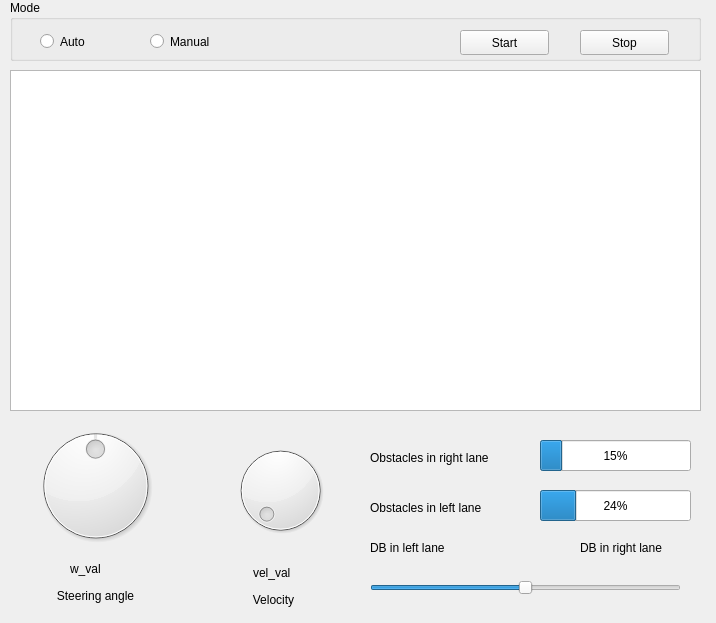
<?xml version="1.0" encoding="UTF-8"?>
<ui version="4.0">
 <class>Widget</class>
 <widget class="QWidget" name="Widget">
  <property name="geometry">
   <rect>
    <x>0</x>
    <y>0</y>
    <width>716</width>
    <height>623</height>
   </rect>
  </property>
  <property name="windowTitle">
   <string>Widget</string>
  </property>
  <widget class="QLabel" name="label_2">
   <property name="geometry">
    <rect>
     <x>213</x>
     <y>584</y>
     <width>121</width>
     <height>31</height>
    </rect>
   </property>
   <property name="text">
    <string>Velocity</string>
   </property>
   <property name="alignment">
    <set>Qt::AlignCenter</set>
   </property>
  </widget>
  <widget class="QLabel" name="label_5">
   <property name="geometry">
    <rect>
     <x>253</x>
     <y>564</y>
     <width>67</width>
     <height>17</height>
    </rect>
   </property>
   <property name="text">
    <string>vel_val</string>
   </property>
  </widget>
  <widget class="QLabel" name="label_3">
   <property name="geometry">
    <rect>
     <x>213</x>
     <y>424</y>
     <width>171</width>
     <height>141</height>
    </rect>
   </property>
   <property name="text">
    <string/>
   </property>
   <property name="pixmap">
    <pixmap resource="resources.qrc">:/new/prefix1/speed_meter.svg.png</pixmap>
   </property>
  </widget>
  <widget class="QLabel" name="label">
   <property name="geometry">
    <rect>
     <x>40</x>
     <y>580</y>
     <width>111</width>
     <height>31</height>
    </rect>
   </property>
   <property name="text">
    <string>Steering angle</string>
   </property>
   <property name="alignment">
    <set>Qt::AlignCenter</set>
   </property>
  </widget>
  <widget class="QDial" name="dial_2">
   <property name="geometry">
    <rect>
     <x>190</x>
     <y>440</y>
     <width>181</width>
     <height>101</height>
    </rect>
   </property>
   <property name="focusPolicy">
    <enum>Qt::WheelFocus</enum>
   </property>
   <property name="autoFillBackground">
    <bool>false</bool>
   </property>
   <property name="styleSheet">
    <string notr="true">background-image: url(:/new/prefix1/path7914-7.png);
color: rgb(138, 226, 52);</string>
   </property>
   <property name="maximum">
    <number>64</number>
   </property>
   <property name="invertedAppearance">
    <bool>false</bool>
   </property>
   <property name="invertedControls">
    <bool>false</bool>
   </property>
  </widget>
  <widget class="QGraphicsView" name="graphicsView">
   <property name="geometry">
    <rect>
     <x>10</x>
     <y>70</y>
     <width>691</width>
     <height>341</height>
    </rect>
   </property>
  </widget>
  <widget class="QLabel" name="label_4">
   <property name="geometry">
    <rect>
     <x>70</x>
     <y>560</y>
     <width>67</width>
     <height>17</height>
    </rect>
   </property>
   <property name="text">
    <string>w_val</string>
   </property>
  </widget>
  <widget class="QGroupBox" name="groupBox">
   <property name="geometry">
    <rect>
     <x>10</x>
     <y>0</y>
     <width>691</width>
     <height>61</height>
    </rect>
   </property>
   <property name="title">
    <string>Mode</string>
   </property>
   <widget class="QRadioButton" name="radioButton">
    <property name="geometry">
     <rect>
      <x>30</x>
      <y>30</y>
      <width>112</width>
      <height>23</height>
     </rect>
    </property>
    <property name="text">
     <string>Auto</string>
    </property>
   </widget>
   <widget class="QRadioButton" name="radioButton_2">
    <property name="geometry">
     <rect>
      <x>140</x>
      <y>30</y>
      <width>112</width>
      <height>23</height>
     </rect>
    </property>
    <property name="text">
     <string>Manual</string>
    </property>
   </widget>
   <widget class="QPushButton" name="pushButton">
    <property name="geometry">
     <rect>
      <x>570</x>
      <y>30</y>
      <width>89</width>
      <height>25</height>
     </rect>
    </property>
    <property name="text">
     <string>Stop</string>
    </property>
   </widget>
   <widget class="QPushButton" name="pushButton_2">
    <property name="geometry">
     <rect>
      <x>450</x>
      <y>30</y>
      <width>89</width>
      <height>25</height>
     </rect>
    </property>
    <property name="text">
     <string>Start</string>
    </property>
   </widget>
  </widget>
  <widget class="QDial" name="dial">
   <property name="geometry">
    <rect>
     <x>20</x>
     <y>420</y>
     <width>151</width>
     <height>131</height>
    </rect>
   </property>
   <property name="styleSheet">
    <string notr="true"/>
   </property>
   <property name="minimum">
    <number>-10</number>
   </property>
   <property name="maximum">
    <number>10</number>
   </property>
   <property name="orientation">
    <enum>Qt::Horizontal</enum>
   </property>
  </widget>
  <widget class="QProgressBar" name="progressBar">
   <property name="geometry">
    <rect>
     <x>540</x>
     <y>440</y>
     <width>151</width>
     <height>31</height>
    </rect>
   </property>
   <property name="layoutDirection">
    <enum>Qt::LeftToRight</enum>
   </property>
   <property name="value">
    <number>15</number>
   </property>
   <property name="textVisible">
    <bool>true</bool>
   </property>
   <property name="orientation">
    <enum>Qt::Horizontal</enum>
   </property>
   <property name="invertedAppearance">
    <bool>false</bool>
   </property>
   <property name="textDirection">
    <enum>QProgressBar::TopToBottom</enum>
   </property>
   <property name="format">
    <string>%p%</string>
   </property>
  </widget>
  <widget class="QLabel" name="label_6">
   <property name="geometry">
    <rect>
     <x>370</x>
     <y>450</y>
     <width>161</width>
     <height>16</height>
    </rect>
   </property>
   <property name="text">
    <string>Obstacles in right lane</string>
   </property>
  </widget>
  <widget class="QLabel" name="label_7">
   <property name="geometry">
    <rect>
     <x>370</x>
     <y>500</y>
     <width>161</width>
     <height>16</height>
    </rect>
   </property>
   <property name="text">
    <string>Obstacles in left lane</string>
   </property>
  </widget>
  <widget class="QProgressBar" name="progressBar_2">
   <property name="geometry">
    <rect>
     <x>540</x>
     <y>490</y>
     <width>151</width>
     <height>31</height>
    </rect>
   </property>
   <property name="value">
    <number>24</number>
   </property>
  </widget>
  <widget class="QLabel" name="label_8">
   <property name="geometry">
    <rect>
     <x>370</x>
     <y>540</y>
     <width>111</width>
     <height>16</height>
    </rect>
   </property>
   <property name="text">
    <string>DB in left lane</string>
   </property>
  </widget>
  <widget class="QLabel" name="label_9">
   <property name="geometry">
    <rect>
     <x>580</x>
     <y>540</y>
     <width>111</width>
     <height>16</height>
    </rect>
   </property>
   <property name="text">
    <string>DB in right lane</string>
   </property>
  </widget>
  <widget class="QSlider" name="horizontalSlider">
   <property name="geometry">
    <rect>
     <x>370</x>
     <y>580</y>
     <width>311</width>
     <height>16</height>
    </rect>
   </property>
   <property name="minimum">
    <number>-10</number>
   </property>
   <property name="maximum">
    <number>10</number>
   </property>
   <property name="orientation">
    <enum>Qt::Horizontal</enum>
   </property>
  </widget>
 </widget>
 <layoutdefault spacing="6" margin="11"/>
 <resources>
  <include location="resources.qrc"/>
 </resources>
 <connections/>
</ui>
